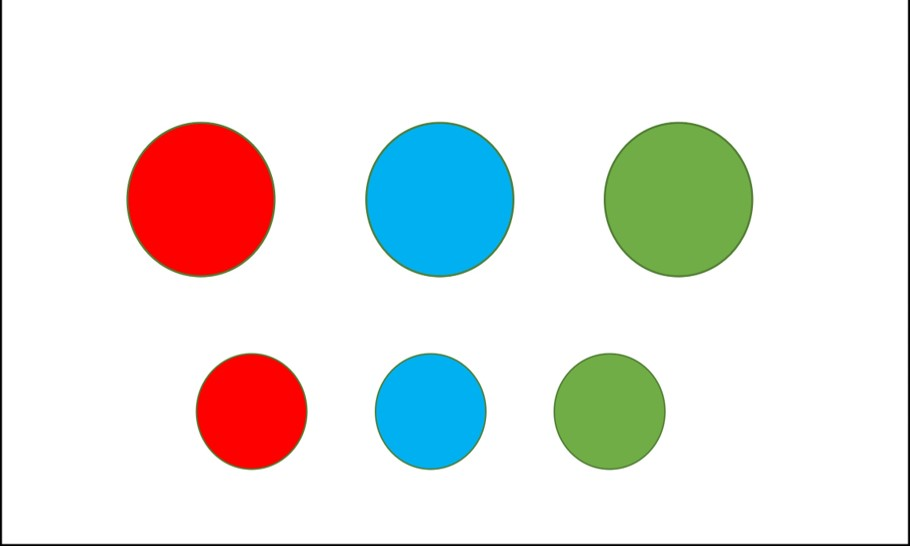
#> input picture img2_ex.jpg, 910 x 546 px, given in place of the camera
$ python detect_color_camera.py
#> lines starting #> are read from the running program, lines starting #| are printed output that depends on the picture; after the words box and inside, x2 and y2 are one past the last pixel; in counts of white or black regions, pixels touching at a corner belong together
import cv2
import numpy as np

# เปิดกล้อง
cap = cv2.VideoCapture(0)

# ตรวจสอบว่ากล้องถูกเปิดหรือไม่
if not cap.isOpened():
    print("ไม่สามารถเปิดกล้องได้")
    exit()

# วนลูปอ่านภาพจากกล้อง
while True:
    # อ่านภาพจากกล้อง
    ret, frame = cap.read()
#> frame is the input picture: shape (546, 910, 3); mean B, G, R 226.4, 229.2, 229.7

    # ตรวจสอบว่าอ่านภาพได้สำเร็จหรือไม่
    if not ret:
        print("ไม่สามารถอ่านภาพจากกล้องได้")
        break

   # แปลงรูปเป็นระบบสี HSV
    hsv_cap = cv2.cvtColor(frame, cv2.COLOR_BGR2HSV)
#> hsv_cap: shape (546, 910, 3); mean H, S, V 12.5, 37.1, 246.2

    # กำหนดช่วงของสีน้ำเงินในระบบสี HSV
    hue = 48
    saturation = 152
    value = 173
    tolerance = 35  # ค่า tolerance สำหรับการตรวจจับสี

    lower_color = np.array([hue - tolerance, saturation - tolerance, value - tolerance])
    upper_color = np.array([hue + tolerance, saturation + tolerance, value + tolerance])

    # สร้าง binary mask เพื่อแสดงส่วนของภาพที่มีสีน้ำเงินอยู่ในช่วงที่กำหนด
    mask = cv2.inRange(hsv_cap, lower_color, upper_color)
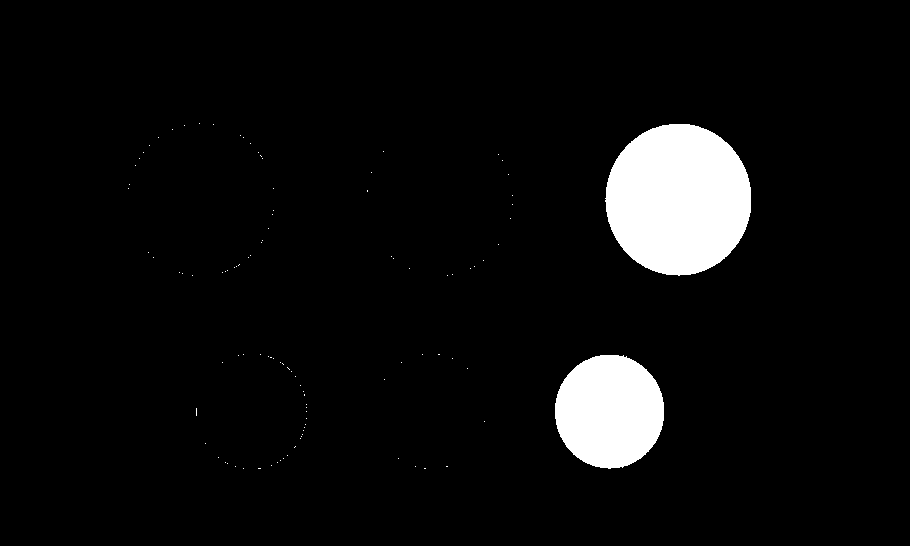
#> mask: shape (546, 910); 5.5% white; 106 white regions (104 under 20 px)

    # ค้นหาเส้นขอบ
    contours, _ = cv2.findContours(mask, cv2.RETR_EXTERNAL, cv2.CHAIN_APPROX_SIMPLE)
#> contours = 106 contours, 104 with area under 20; largest, box (x1, y1, x2, y2) and area: (605, 124, 751, 276) 17200, (555, 355, 664, 469) 9619

    # วาดกรอบรอบวัตถุที่พบ
    for contour in contours:
        x, y, w, h = cv2.boundingRect(contour)
        cv2.rectangle(frame, (x, y), (x+w, y+h), (0, 255, 0), 2)
#> this loop made 106 passes
#> (x, y, w, h) on passes 3, 5, 6, 7, 8, 9, 10, 11, 12, 13, 14, 15: (243, 468, 1, 1), (415, 466, 1, 1), (235, 466, 1, 1), (271, 465, 1, 1), (227, 463, 1, 1), (277, 462, 1, 1), (225, 462, 1, 1), (280, 460, 1, 1), (398, 458, 1, 1), (283, 458, 1, 1), (218, 457, 1, 1), (287, 455, 1, 1)
#> (contour, x, y, w, h) on passes 1, 2, 4, 16, 27, 30: ([[424, 468], [425, 468]], 424, 468, 2, 1), ([[258, 468], [260, 468]], 258, 468, 3, 1), ([[446, 466], [447, 466]], 446, 466, 2, 1), ([[295, 446], [294, 447]], 294, 446, 2, 2), ([[196, 408], [196, 415]], 196, 408, 1, 8), ([[304, 394], [304, 395]], 304, 394, 1, 2)
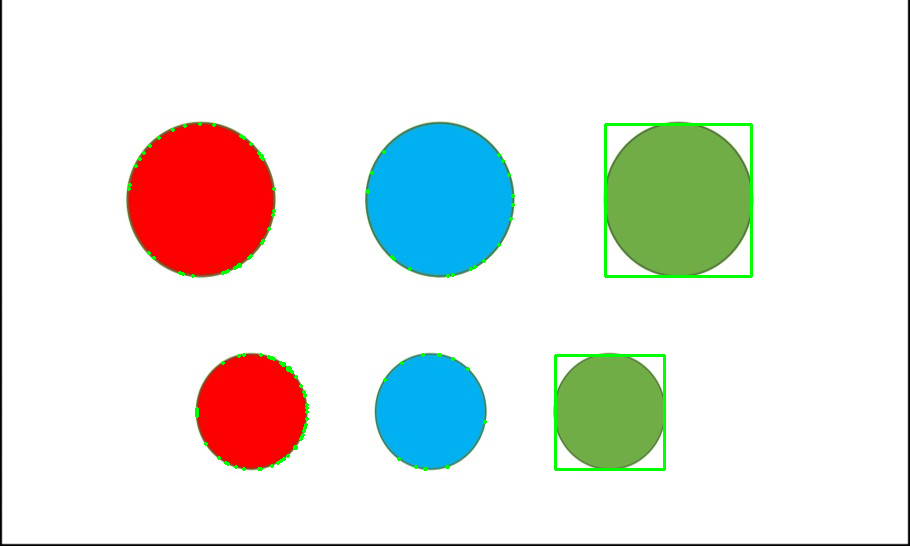
#> frame: shape (546, 910, 3); 0.89% of pixels changed, all inside (x1, y1, x2, y2) = (127, 122, 753, 471)

    # แสดงภาพต้นฉบับและมาส์ค
    cv2.imshow('Original', frame)
    cv2.imshow('Mask', mask)

    # รอการกดปุ่ม 'q' เพื่อออกจากการแสดงภาพ
    if cv2.waitKey(1) & 0xFF == ord('q'):
#> (key q is pressed here)
        break

# ปิดกล้องเมื่อเสร็จสิ้น
cap.release()
cv2.destroyAllWindows()
